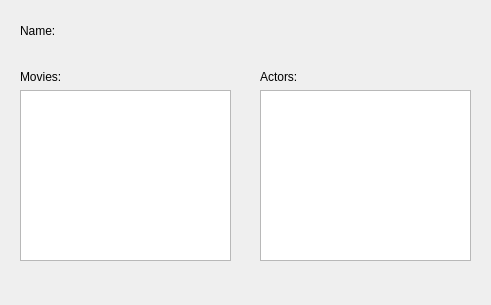
<?xml version="1.0" encoding="UTF-8"?>
<ui version="4.0">
 <class>ActorInfoDialog</class>
 <widget class="QDialog" name="ActorInfoDialog">
  <property name="geometry">
   <rect>
    <x>0</x>
    <y>0</y>
    <width>491</width>
    <height>305</height>
   </rect>
  </property>
  <property name="windowTitle">
   <string>Actor Information</string>
  </property>
  <widget class="QLabel" name="NameLabel">
   <property name="geometry">
    <rect>
     <x>20</x>
     <y>24</y>
     <width>47</width>
     <height>13</height>
    </rect>
   </property>
   <property name="text">
    <string>&lt;html&gt;&lt;head/&gt;&lt;body&gt;&lt;p&gt;Name:&lt;/p&gt;&lt;/body&gt;&lt;/html&gt;</string>
   </property>
  </widget>
  <widget class="QLabel" name="ActorNameLabel">
   <property name="geometry">
    <rect>
     <x>60</x>
     <y>20</y>
     <width>111</width>
     <height>20</height>
    </rect>
   </property>
   <property name="text">
    <string/>
   </property>
  </widget>
  <widget class="QListWidget" name="MovieList">
   <property name="geometry">
    <rect>
     <x>20</x>
     <y>90</y>
     <width>211</width>
     <height>171</height>
    </rect>
   </property>
  </widget>
  <widget class="QListWidget" name="AquintancesList">
   <property name="geometry">
    <rect>
     <x>260</x>
     <y>90</y>
     <width>211</width>
     <height>171</height>
    </rect>
   </property>
  </widget>
  <widget class="QLabel" name="label">
   <property name="geometry">
    <rect>
     <x>20</x>
     <y>70</y>
     <width>47</width>
     <height>13</height>
    </rect>
   </property>
   <property name="text">
    <string>Movies:</string>
   </property>
  </widget>
  <widget class="QLabel" name="label_2">
   <property name="geometry">
    <rect>
     <x>260</x>
     <y>70</y>
     <width>47</width>
     <height>13</height>
    </rect>
   </property>
   <property name="text">
    <string>Actors:</string>
   </property>
  </widget>
 </widget>
 <resources/>
 <connections/>
</ui>
